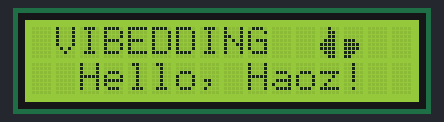
Bench run of a program on a simulated ESP32. Shown: 16×2 character LCD. What the program prints to the serial monitor is not drawn.

Above: at 0.4 s.
At 3.01 s:
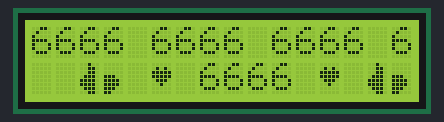
At 5.35 s:
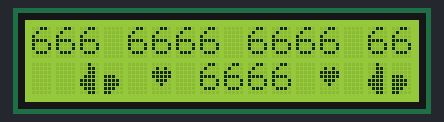
At 10.24 s:
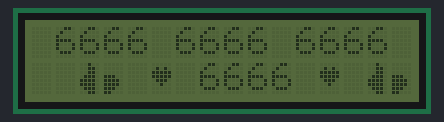
At 15.12 s:
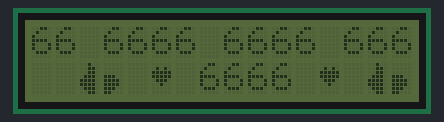
At 19.8 s:
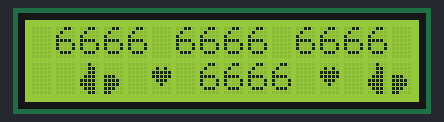

The program:

main.cpp
```cpp
// 点赞 6666：LCD1602 (I2C) 显示滚动的 6666 和自定义的大拇指图案，背光跟着节奏闪。
// 接线：GND→GND，VCC→5V，SDA→GPIO21，SCL→GPIO22（ESP32 默认 I2C）
// I2C 地址不用猜：启动时扫描总线，用找到的第一个设备（常见 0x27 或 0x3F）。
#include <Arduino.h>
#include <Wire.h>
#include <LiquidCrystal_I2C.h>

// 大拇指（5x8 点阵），两格拼成一个：左半 + 右半
byte thumbL[8] = { B00100, B00110, B00110, B01110, B11110, B11110, B01110, B00110 };
byte thumbR[8] = { B00000, B00000, B00000, B11100, B11110, B11110, B11100, B11000 };
// 实心心形
byte heart[8]  = { B00000, B01010, B11111, B11111, B01110, B00100, B00000, B00000 };

uint8_t findLcd() {
  Wire.begin(21, 22);
  for (uint8_t a = 1; a < 127; a++) { Wire.beginTransmission(a); if (Wire.endTransmission() == 0) { Serial.printf("I2C 设备: 0x%02X\n", a); return a; } }
  return 0x27; // 没扫到就按最常见的试
}

LiquidCrystal_I2C* lcd;
const char* line = "6666 6666 6666 6666 6666 ";

void setup() {
  Serial.begin(115200);
  delay(200);
  uint8_t addr = findLcd();
  lcd = new LiquidCrystal_I2C(addr, 16, 2);
  lcd->init();
  lcd->backlight();
  lcd->createChar(0, thumbL);
  lcd->createChar(1, thumbR);
  lcd->createChar(2, heart);
  lcd->setCursor(0, 0); lcd->print(" VIBEDDING  ");
  lcd->write(0); lcd->write(1);
  lcd->setCursor(0, 1); lcd->print("  Hello, Haoz!  ");
  Serial.printf("LCD @0x%02X ready\n", addr);
  delay(1500);
}

int offset = 0;
bool on = true;

void loop() {
  // 第一行：6666 向左滚动
  lcd->setCursor(0, 0);
  for (int i = 0; i < 16; i++) lcd->print(line[(offset + i) % strlen(line)]);
  // 第二行：大拇指 + 心 + 大拇指 交替
  lcd->setCursor(0, 1);
  lcd->print("  "); lcd->write(0); lcd->write(1); lcd->print(" "); lcd->write(2);
  lcd->print(" 6666 "); lcd->write(2); lcd->print(" "); lcd->write(0); lcd->write(1); lcd->print("  ");
  offset++;
  if (offset % 8 == 0) { on = !on; if (on) lcd->backlight(); else lcd->noBacklight(); }
  delay(180);
}
```

Measured:
- by itself, everything shown: repeats every 17.0 s, in 80 steps
- what the display in image 0 shows lasts 1.5 s, from 0.3 s to 1.8 s
